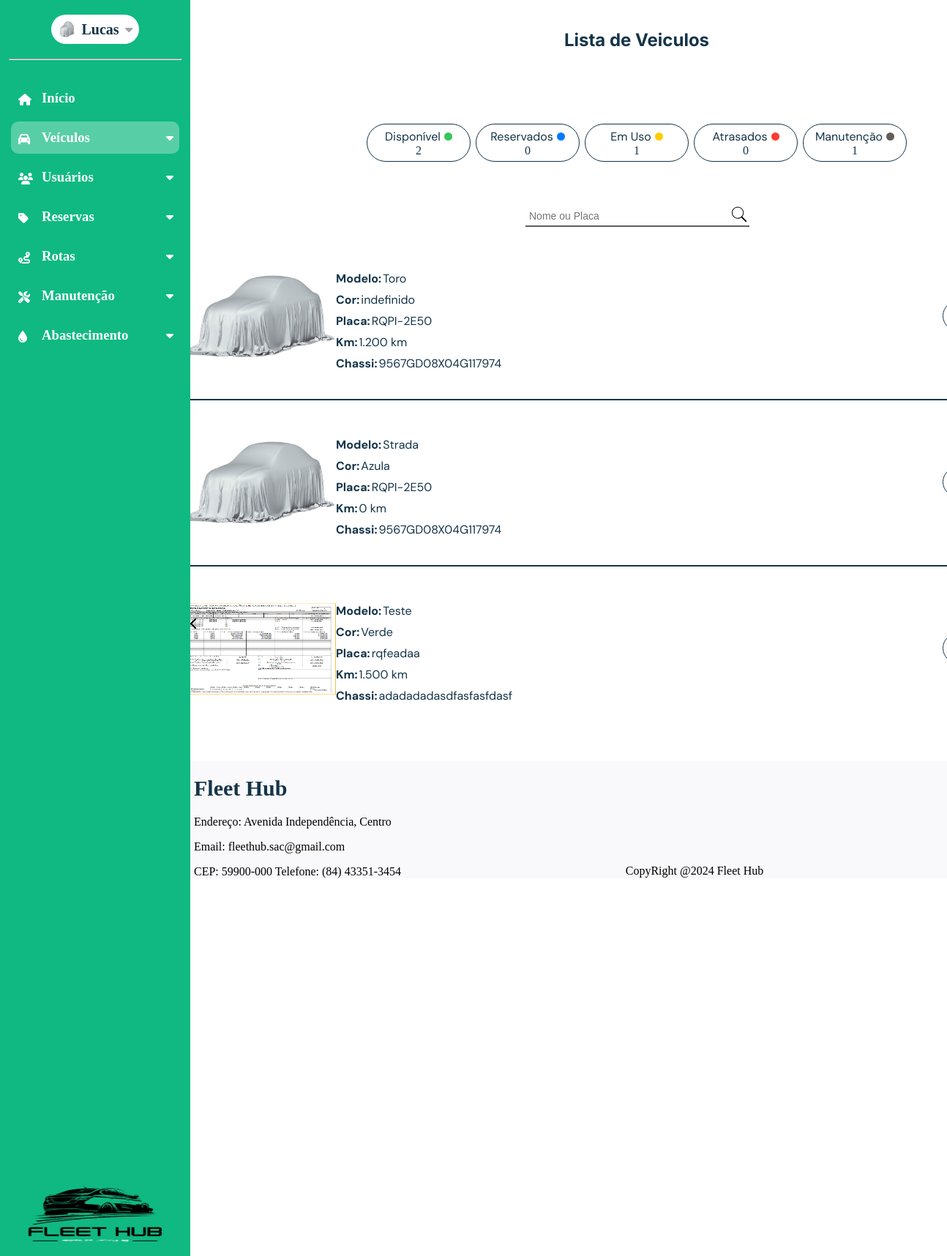
The app's page /listagem-veiculos (signed in) with its own data.
### dashboard/models.py (models this page shows, shortened)
class CustomUser(AbstractUser):
    nome = models.CharField(max_length=50)
    email = models.EmailField(max_length=254, unique=True)
    cpf = models.CharField(max_length=11, unique=True)
    telefone = models.CharField(max_length=15)
    rua = models.CharField(max_length=35)
    bairro = models.CharField(max_length=35)
    cidade = models.CharField(max_length=35)
    cep = models.CharField(max_length=15)
    imagem = models.ImageField(
        upload_to="imagens/usuario",
        height_field=None,
        width_field=None,
        max_length=None,
        default="carro-escondido.jpg",
    )
    estado = models.ForeignKey(Estado, on_delete=models.CASCADE, null=True, blank=True)
    tipo_usuario = models.ForeignKey(TipoUsuario, on_delete=models.CASCADE, null=True, blank=True)
    status_usuario = models.ForeignKey(StatusUsuario, on_delete=models.CASCADE, null=True, blank=True)
    groups = models.ManyToManyField(
        "auth.Group",
        related_name="customuser_set",
        blank=True
    )
    user_permissions = models.ManyToManyField(
        "auth.Permission",
        related_name="customuser_permissions_set",
        blank=True
    )

class Veiculo(models.Model):
    modelo = models.CharField(max_length=50)
    marca = models.CharField(max_length=100)
    valor_compra = models.CharField(max_length=25)
    ano = models.IntegerField()
    km = models.CharField(max_length=20)
    motor = models.CharField(max_length=10)
    placa = models.CharField(max_length=20)
    chassi = models.CharField(max_length=20)
    cor = models.CharField(max_length=50, default="indefinido")
    imagem = models.ImageField(
        upload_to="imagens/veiculos",
        height_field=None,
        width_field=None,
        max_length=None,
        default="media/carro-escondido.jpg",
    )
    status = models.ForeignKey(
    Status_Veiculo,
    on_delete=models.SET_NULL,
    null=True,
    blank=True,
    related_name="veiculos_status"
)
    data_cadastro = models.DateField(auto_now_add=True)
    data_alteracao = models.DateField(auto_now=True)
    usuario_cadastro = models.ForeignKey(
        CustomUser,
        on_delete=models.SET_NULL,
        null=True,
        blank=True,
        related_name="veiculos_cadastrados",
    )
    usuario_alteracao = models.ForeignKey(
        CustomUser,
        on_delete=models.SET_NULL,
        null=True,
        blank=True,
        related_name="veiculos_alterados",
    )

### dashboard/views.py (the view)
# urls.py: path('listagem-veiculos',views.listagem_veiculos,name='listagem_veiculos'),
@login_required
def listagem_veiculos(request):
    query = request.GET.get('query')
    veiculos = Veiculo.objects.all()
    veiculos_disponiveis = Veiculo.objects.filter(status__status="Disponível").count()
    veiculos_reservados = Veiculo.objects.filter(status__status="Reservados").count()
    veiculos_emuso = Veiculo.objects.filter(status__status="Em Uso").count()
    veiculos_atrasados = Veiculo.objects.filter(status__status="Atrasados").count()
    veiculos_manutencao = Veiculo.objects.filter(status__status="Manutenção").count()
    print(veiculos_disponiveis)
    if query:
        veiculos = veiculos.filter(
            modelo__icontains=query
        ) | veiculos.filter(
            placa__icontains=query
        )
    return render(request, 'dashboard/listagem_veiculos.html',{
                'veiculos':veiculos,
                'disponivel':veiculos_disponiveis,
                'reservados':veiculos_reservados,
                'emuso':veiculos_emuso,
                'atrasados':veiculos_atrasados,
                'manutencao':veiculos_manutencao
                })

### dashboard/templates/dashboard/listagem_veiculos.html (shortened to what this page needs)
{% extends 'base.html' %}
{% load static %}
{% block page_name %}Listagem_Veiculos{% endblock page_name %}
{% block estilos %}
<link rel="stylesheet" href="{% static 'css/listagem_veiculos.css' %}">
<link href="https://cdnjs.cloudflare.com/ajax/libs/font-awesome/6.0.0-beta3/css/all.min.css" rel="stylesheet">
{% endblock estilos %}
{% block content %}
<section id="content-listagem">
    <h1 id="page_title">Lista de Veiculos</h1>
    <div id="filtros">
        <div id="estrutura-filtros">
            <div id="descricao-filtros">
                <p>Disponível</p>
                <div id="bolinha-filtro" style="background-color: #34C759;">
                </div>
            </div>
            <div id="quantidade-filtro">
                <p>{{disponivel}}</p>
            </div>
        </div>
        <div id="estrutura-filtros">
            <div id="descricao-filtros">
                <p>Reservados</p>
                <div id="bolinha-filtro" style="background-color: #007AFF;">
                </div>
            </div>
            <div id="quantidade-filtro">
                <p>{{reservados}}</p>
            </div>
        </div>
        <div id="estrutura-filtros">
            <div id="descricao-filtros">
                <p>Em Uso</p>
                <div id="bolinha-filtro" style="background-color: #FFCC00;">
                </div>
            </div>
            <div id="quantidade-filtro">
                <p>{{emuso}}</p>
            </div>
        </div>
        <div id="estrutura-filtros">
            <div id="descricao-filtros">
                <p>Atrasados</p>
                <div id="bolinha-filtro" style="background-color: #FF3B30;">
                </div>
            </div>
            <div id="quantidade-filtro">
                <p>{{atrasados}}</p>
            </div>
        </div>
        <div id="estrutura-filtros">
            <div id="descricao-filtros">
                <p>Manutenção</p>
                <div id="bolinha-filtro" style="background-color: #625E5E;">
                </div>
            </div>
            <div id="quantidade-filtro">
                <p>{{manutencao}}</p>
            </div>
        </div>
    </div>
    <div id="search-box">
        <form action="" method="GET">
                <div id="descr-search">
                    <input type="text" id="search-input" name="query" placeholder="Nome ou Placa" style="border: none; outline: none; padding: 5px; font-size: 14px; flex: 1;">
                    <button type="submit" style="background: none; border: none; cursor: pointer; padding: 0;">
                    </button>
                </div>
            <div id="linha-search"></div>
        </form>
    </div>
    <div id="lista-veiculos">
        {% if veiculos %}
        {% for veiculo in veiculos %}
            <div id="linha-veiculo">
                <div id="img-veiculo">
                    <img id="teste" src="{{veiculo.imagem.url}}" alt="">
                    <div id="elementos-veiculo">
                        <div id="elementos-filhos">
                            <p id="titulo">Modelo:</p>
                            <p id="resultado">{{veiculo.modelo}}</p>
                        </div>
                        <div id="elementos-filhos">
                            <p id="titulo">Cor:</p>
                            <p id="resultado">{{veiculo.cor}}</p>
                        </div>
                        <div id="elementos-filhos">
                            <p id="titulo">Placa:</p>
                            <p id="resultado">{{veiculo.placa}}</p>
                        </div>
                        <div id="elementos-filhos">
                            <p id="titulo">Km:</p>
                            <p id="resultado">{{veiculo.km}}</p>
                        </div>
                        <div id="elementos-filhos">
                            <p id="titulo">Chassi:</p>
                            <p id="resultado">{{veiculo.chassi}}</p>
                        </div>
                    </div>
                </div>
                <div id="conteudo-esquerdo">
                    <div id="descricao-filtros-teste">
                    </div>
                    <button id="botao-visualizar">
                    </button>
                </div>
        </div>
        <div id="linha"></div>
    {% endfor %}
    {% else %}
    <h1 style="font-size: 24px;">Nenhum Veículo Encontrado!</h1>
    {% endif %}
    </div>
</section>
{% endblock %}

### global_templates/base.html (shortened to what this page needs)
{% load static %}
<!DOCTYPE html>
<html lang="en">
<head>
    <link rel="stylesheet" href="{% static 'css/global-style.css' %}">
    {% block estilos %}{% endblock %}
    <link rel="stylesheet" href="https://cdnjs.cloudflare.com/ajax/libs/font-awesome/6.6.0/css/all.min.css"
 />
</head>
<body id="{% block body_id %}default-page{% endblock %}" data-page="{% block page_name %}default{% endblock %}">
    <div class="container-base" id="container-base">
        <aside id="sidebar">
            <div id="user-menu-sidebar">
                <div id="user_menu">
                    <img id="img_perfil" src="{{request.user.imagem.url}}" alt="" title="Imagem do Perfil">
                    <h1 id="gestor_name">{{request.user.first_name}}</h1>
                    <i id="user_icon" class="fa-solid fa-caret-down" style="color: #a1a1aa;"></i>
                </div>
                <hr>
                <div id="sidebar-expansive">
                    <a href="{% url 'tela_dashboard' %}" class="element-icon"><i class="fa-solid fa-house icon"
                            title="Início"></i>
                        <h3 id="text-init">Início</h3>
                    </a>
                    {% if user.tipo_usuario.nome == 'ADMIN' and user.status_usuario.status == 'Ativo' %}
                        <a class="element-icon" id="id-veiculos"><i class="fa-solid fa-car icon" title="Veículos"></i>
                            <h3 class="text-menu-lateral" id="text-veicles">Veículos</h3>
                            <i id="icon_veiculos" class="fa-solid fa-caret-down"
                                style="color: rgb(255, 255, 255); display: block; transform: rotate(0deg);"></i>
                        </a>
                    {% endif %}
                    {% if user.tipo_usuario.nome == 'ADMIN' or user.tipo_usuario.nome == 'Cliente' and user.status_usuario.status == 'Ativo' %}
                        <a class="element-icon" id="id-usuarios">
                            <i class="fa-solid fa-users icon" title="Usuários"></i>
                            <h3 class="text-menu-lateral" id="text-users">Usuários</h3>
                            <i id="icon_usuarios" class="fa-solid fa-caret-down"
                                style="color: rgb(255, 255, 255); display: block; transform: rotate(0deg);">
                            </i>
                        </a>
                    {% endif %}
                    {% if user.tipo_usuario.nome == 'ADMIN' or user.tipo_usuario.nome == 'Cliente' and user.status_usuario.status == 'Ativo' %}
                        <a class="element-icon" id="id-reservas"><i class="fa-solid fa-tag icon" title="Reservas"></i>
                            <h3 class="text-menu-lateral" id="text-reservations">Reservas</h3>
                                <i id="icon_reservas" class="fa-solid fa-caret-down"
                                style="color: rgb(255, 255, 255); display: block; transform: rotate(0deg);"></i>
                        </a>
                    {% endif %}
                    {% if user.tipo_usuario.nome == 'ADMIN' and user.status_usuario.status == 'Ativo' %}
                        <a class="element-icon" id="id-rotas"><i class="fa-solid fa-route icon" title="Rotas"></i>
                            <h3 class="text-menu-lateral" id="text-routes">Rotas</h3>
                                <i id="icon_rotas" class="fa-solid fa-caret-down"
                                style="color: rgb(255, 255, 255); display: block; transform: rotate(0deg);"></i>
                        </a>
                    {% endif %}
                    {% if user.tipo_usuario.nome == 'ADMIN' and user.status_usuario.status == 'Ativo' %}
                        <a class="element-icon" id="id-manutencao">
                            <i class="fa-solid fa-screwdriver-wrench icon" title="Manutenção">
                            </i>
                            <h3 class="text-menu-lateral" id="text-maintenance">Manutenção</h3>
                                <i id="icon_manutencao" class="fa-solid fa-caret-down"
                                style="color: rgb(255, 255, 255); display: block; transform: rotate(0deg);"></i>
                        </a>
                    {% endif %}
                    {% if user.tipo_usuario.nome == 'ADMIN' and user.status_usuario.status == 'Ativo' %}
                        <a class="element-icon" id="id-abastecimento">
                            <i class="fa-solid fa-droplet icon"
                                title="Abastecimento">
                            </i>
                        <h3 class="text-menu-lateral" id="text-supply">Abastecimento</h3>
                            <i id="icon_abastecimento" class="fa-solid fa-caret-down"
                                style="color: rgb(255, 255, 255); display: block; transform: rotate(0deg);"></i>
                        </a>
                    {% endif %}
                </div>
                <img src="{% static 'img/logo_fleethub.png' %}" alt="" style="width: 100%;">
            </div>
            <div id="div-img_sidebar-expansive"><i id="img_sidebar-expansive" class="fa-solid fa-chevron-left"></i></div>
        </aside>
    </div>
    <div id="content-and-footer">
        <div id='container-block-content'>
            {% block content %}{% endblock content %}
        </div>
        <footer>
            <div class="footer-left" style="margin-left: 15px;">
                <h1>Fleet Hub</h1>
                <p>Endereço: Avenida Independência, Centro</p>
                <p>Email: fleethub.sac@gmail.com</p>
                <p style="margin-bottom: 0;">CEP: 59900-000 Telefone: (84) 43351-3454</p>
            </div>
            <div class="footer-center">
                <p style="margin-bottom: 0; margin-top: 0;">CopyRight @2024 Fleet Hub </p>
            </div>
        </footer>
    </div>
</body>
</html>

### global_static/css/global-style.css (style rules this page uses)
:root { --color-white:#ffffff; --color-green-menu: #10B981; --menu-modulos-color:rgba(255,255,255,0.3); }
body { background-color:var(--color-white); margin: 0; display: flex; height: 1400px; }
hr { background-color: white; width: 90%; height: 0.5px; margin: 20px auto; }
#page_title { margin: auto; text-align: center; font-family: Inter; font-weight: bold; font-size: 24px; color: #153448; padding-top: 40px; padding-bottom: 40px; width: 1200px; }
#sidebar { background-color: var(--color-green-menu); display: flex; width: 260px; position: fixed; height: 100vh; }
.container-base { display: grid; transition: 800ms; grid-template-columns: 250px 1fr; height: 100vh; }
#user_menu { display: flex; justify-content: space-evenly; align-items: center; width: 120px; height: 40px; border-radius: 50px; background-color: var(--color-white); margin-top: 20px; }
.text-menu-lateral { width: 150px; }
#user_icon { transition: 400ms; }
#gestor_name { font-size: 20px; }
#img_perfil { border-radius: 50%; width: 24px; height: 24px; }
.fa-caret-down { transition: 0.5s; }
#user-menu-sidebar { display: flex; flex-direction: column; align-items: center; }
#img_sidebar-expansive { width: 28px; height: 28px; }
#div-img_sidebar-expansive { width: 28px; height: auto; display: flex; align-items: center; }
#sidebar-expansive { background-color: var(--color-green-menu); width: 260px; height: 100% }
.element-icon { text-decoration: none; display: flex; align-items: center; gap: 20px; margin-left: 15px; margin-right: 15px; margin-top: 10px; width: 230px; height: 44px; border-radius: 10px; }
.icon { width: 12px; height: 12px; margin-left: 10px; color: var(--color-white); }
#sidebar-expansive h3 { color: var(--color-white); }
#content-and-footer { display: grid; grid-template-rows: 1fr auto; width: 100%; }
footer { width: 100%; height: auto; margin: 0; display: flex; flex-direction: row; justify-content: space-between; align-items: center; background-color: rgba(239,240,244,0.4); }
.footer-center { margin-top:140px; }

### records on screen
CustomUser: user.imagem (picture), user.first_name "Lucas"
Veiculo: imagem (picture), modelo "Toro", cor "indefinido", placa "RQPI-2E50", km "1.200 km", chassi "9567GD08X04G117974"
Veiculo: imagem (picture), modelo "Strada", cor "Azula", placa "RQPI-2E50", km "0 km", chassi "9567GD08X04G117974"
Veiculo: imagem (picture), modelo "Teste", cor "Verde", placa "rqfeadaa", km "1.500 km", chassi "adadadadasdfasfasfdasf"

### other values on screen
{{ disponivel }} "2"
{{ reservados }} "0"
{{ emuso }} "1"
{{ atrasados }} "0"
{{ manutencao }} "1"
